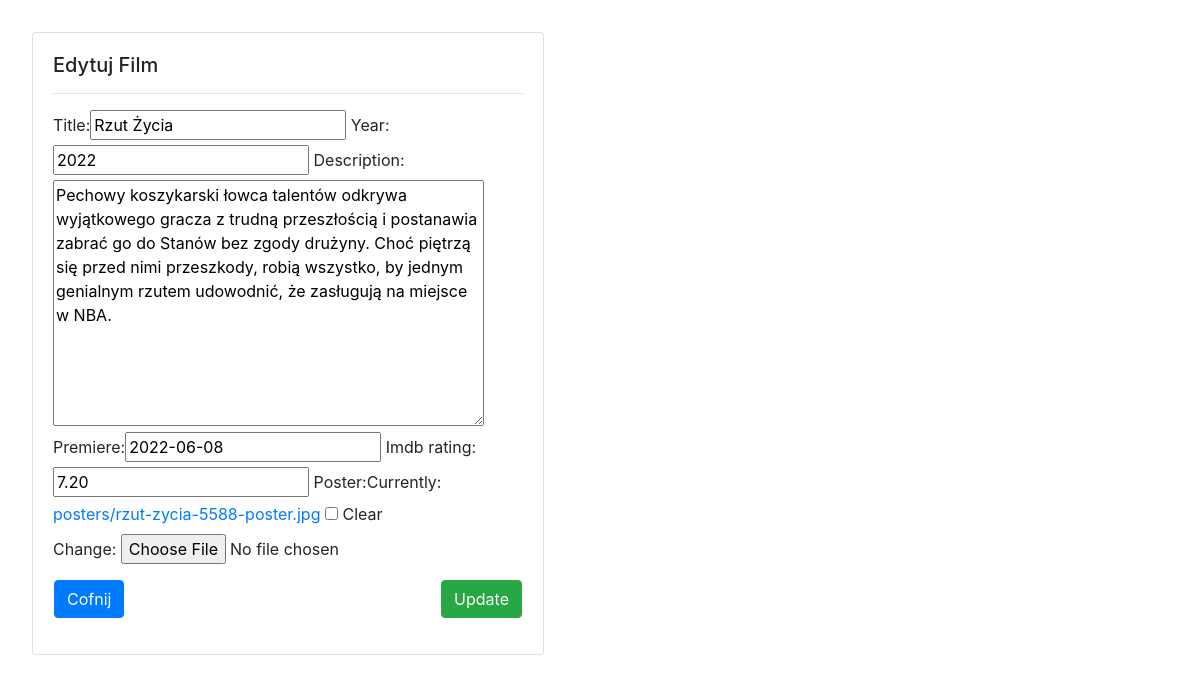
Page /filmy/edytuj-film/5/ (signed in) on the committed database.
### kinoweb/models.py (models this page shows, shortened)
class Move(models.Model):
    title = models.CharField(max_length=64, blank=False)
    year = models.PositiveSmallIntegerField(default=2000)
    description = models.TextField(default="")
    premiere = models.DateField(null=True, blank=True)
    imdb_rating = models.DecimalField(decimal_places=2, max_digits=4, null=True, blank=True)
    poster = models.ImageField(upload_to="posters", null=True, blank=True)
    extra = models.OneToOneField(ExtraInfoToMovie, on_delete=models.CASCADE, null=True, blank=True)

### kinoweb/views.py (the view)
# urls.py: path('edytuj-film/<int:id>/', editMovie, name="editMovie"),
@login_required
def editMovie(request, id):
    isNewMovie = False
    movie = get_object_or_404(Move, pk=id)
    form = MoveForm(request.POST or None, request.FILES or None, instance=movie)
    if form.is_valid():
        form.save()
        return redirect(allMovies)
    return render(request, 'movieForm.html', {'form': form,'isNewMovie': isNewMovie})

### kinoweb/forms.py
class MoveForm(ModelForm):
    class Meta:
        model = Move
        fields = ['title', 'year', 'description', 'premiere', 'imdb_rating', 'poster']

### templates/movieForm.html (shortened to what this page needs)
{% extends 'main.html' %}
{% load bootstrap %}
{% block site %}
    <div class="card" style="width: 32rem;">
        <div class="card-body">
            {% if isNewMovie %}
                <h5 class="card-title">Nowy Film</h5>
            {% else %}
                <h5 class="card-title">Edytuj Film</h5>
            {% endif %}
            <hr>
            <form method="post" enctype="multipart/form-data">
                {{ form|bootstrap }}
                <div class="row justify-content-between" style="padding: 1rem;">
                    <a href="{% url 'allMovies' %}" class="btn btn-primary">Cofnij</a>
                    {% if isNewMovie %}
                        <button type="submit" class="btn btn-success">Zapisz</button>
                    {% else %}
                        <button type="submit" class="btn btn-success">Update</button>
                    {% endif %}
                </div>
            </form>
        </div>
    </div>
{% endblock %}

### myStatic/style.css (style rules this page uses)
body { padding: 2rem; }

### rows in the picture
Move: title "Rzut Życia", year "2022", description "Pechowy koszykarski łowca talentów odkrywa wyjątkowego gracza z trudną przeszłością i postanawia zabrać go do Stanów bez zgody drużyny. Choć piętrzą się przed nimi przeszkody, robią wszystko, by jednym genialnym rzutem udowodnić, że zasługują na miejsce w NBA.", premiere "2022-06-08", imdb_rating "7.20"
